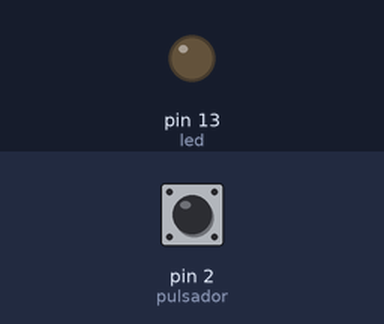
The sketch below on a simulated Arduino Uno, built with avr-gcc and run on an emulated ATmega328P. Shown: output pins drawn as LEDs (lit = HIGH). Inputs (shaded band) come from the test bench; at power-on: pin 2 (pulsador) LOW.

Above: at 1.2 s.
1.3 s: pin 2 (pulsador) pulled HIGH for 0.15 s
At 1.9 s:
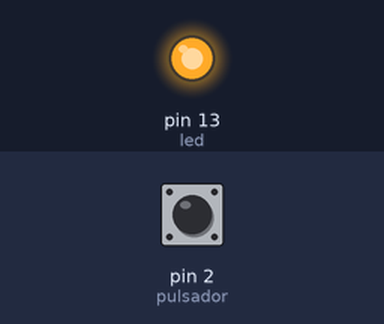
2.9 s: pin 2 (pulsador) pulled HIGH for 1 s
At 3.2 s:
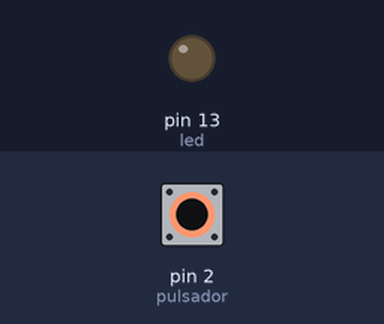
5.4 s: pin 2 (pulsador) pulled HIGH for 3.2 s
At 6.4 s:
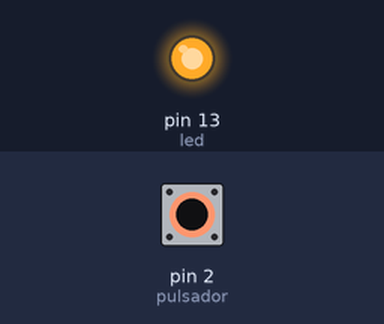
Timing chart, 0 to 8.4 s (numbered marks = the images above; inputs shaded):
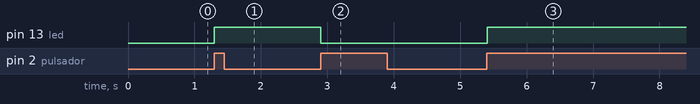

Measured:
- after the input at 1.3 s, pin 13 (led): LOW → HIGH at once
- after the input at 2.9 s, pin 13 (led): HIGH → LOW at once
- after the input at 5.4 s, pin 13 (led): LOW → HIGH at once

The sketch:

encender_apagar_led_con_un_pulsador.ino
```cpp
/*

  Código escrito por: Esteban Carrillo para EDEPTEC.
  Página web: https://www.edeptec.com
  Facebook: @edeptec
  Youtube: https://youtube.com/c/EDEPTEC

*/

#define led 13 // led en el pin 13
#define pulsador 2 // pulsador en el pin 2

bool estadoDelLed = 0; // Variable para controlar el estado del led
bool estadoPrevio = 0; // Variable para controlar el estado previo del pulsador

void setup()
{
  pinMode(led, OUTPUT); // led como salida
  pinMode(pulsador, INPUT);// pulsador como entrada
  digitalWrite(led, 0); // led apagado por defecto
}

void loop()
{
  bool estadoPulsador = digitalRead(pulsador); // Estado lógico del pulsador

  if(estadoPulsador  != estadoPrevio && estadoPulsador == HIGH) // Implementación antirrebote && si se presiona el pulsador:
    digitalWrite(led, estadoDelLed = !estadoDelLed); // Se enciende o apaga el led dependiendo de el valor de la variable estadoDelLed

  delay(10); // Pausa de 10ms
  estadoPrevio = estadoPulsador; // Implementación antirrebote

}
```
